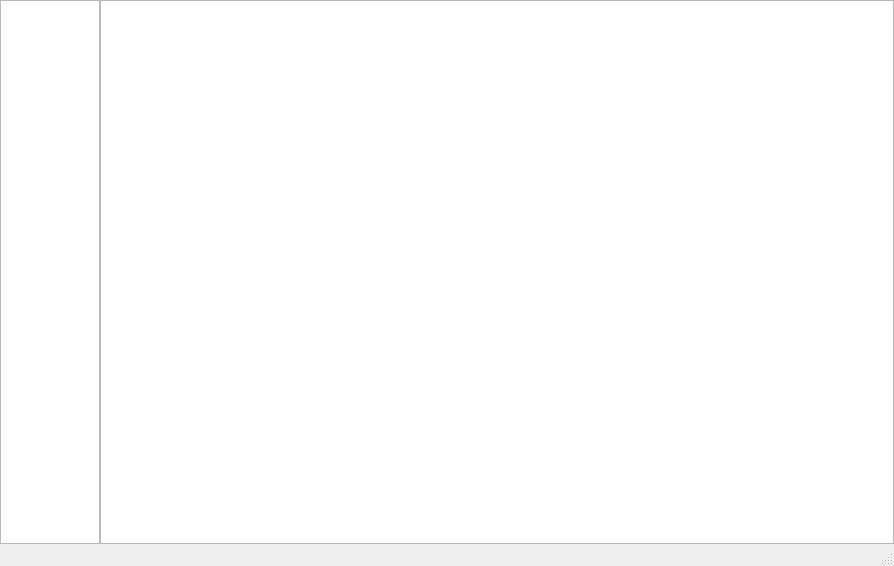
<?xml version="1.0" encoding="UTF-8"?>
<ui version="4.0">
 <class>MainWindow</class>
 <widget class="QMainWindow" name="MainWindow">
  <property name="geometry">
   <rect>
    <x>0</x>
    <y>0</y>
    <width>894</width>
    <height>566</height>
   </rect>
  </property>
  <property name="windowTitle">
   <string>工具箱</string>
  </property>
  <property name="windowIcon">
   <iconset resource="Image.qrc">
    <normaloff>:/new/prefix/image/qtools.png</normaloff>:/new/prefix/image/qtools.png</iconset>
  </property>
  <widget class="QWidget" name="centralwidget">
   <layout class="QHBoxLayout" name="horizontalLayout">
    <property name="spacing">
     <number>0</number>
    </property>
    <property name="leftMargin">
     <number>0</number>
    </property>
    <property name="topMargin">
     <number>0</number>
    </property>
    <property name="rightMargin">
     <number>0</number>
    </property>
    <property name="bottomMargin">
     <number>0</number>
    </property>
    <item alignment="Qt::AlignLeft">
     <widget class="QFrame" name="frame_2">
      <property name="frameShape">
       <enum>QFrame::StyledPanel</enum>
      </property>
      <property name="frameShadow">
       <enum>QFrame::Raised</enum>
      </property>
      <layout class="QVBoxLayout" name="verticalLayout">
       <property name="spacing">
        <number>10</number>
       </property>
       <property name="leftMargin">
        <number>0</number>
       </property>
       <property name="topMargin">
        <number>0</number>
       </property>
       <property name="rightMargin">
        <number>0</number>
       </property>
       <property name="bottomMargin">
        <number>0</number>
       </property>
       <item alignment="Qt::AlignHCenter">
        <widget class="QListView" name="ToolTags">
         <property name="autoFillBackground">
          <bool>false</bool>
         </property>
         <property name="styleSheet">
          <string notr="true">color: rgb(255, 255, 255);
border:0px;</string>
         </property>
         <property name="frameShape">
          <enum>QFrame::StyledPanel</enum>
         </property>
         <property name="sizeAdjustPolicy">
          <enum>QAbstractScrollArea::AdjustToContents</enum>
         </property>
         <property name="autoScrollMargin">
          <number>10</number>
         </property>
         <property name="alternatingRowColors">
          <bool>false</bool>
         </property>
         <property name="flow">
          <enum>QListView::TopToBottom</enum>
         </property>
         <property name="resizeMode">
          <enum>QListView::Fixed</enum>
         </property>
         <property name="uniformItemSizes">
          <bool>false</bool>
         </property>
         <property name="batchSize">
          <number>10</number>
         </property>
        </widget>
       </item>
      </layout>
     </widget>
    </item>
    <item>
     <widget class="QFrame" name="frame">
      <property name="frameShape">
       <enum>QFrame::StyledPanel</enum>
      </property>
      <property name="frameShadow">
       <enum>QFrame::Raised</enum>
      </property>
      <layout class="QGridLayout" name="gridLayout">
       <property name="leftMargin">
        <number>0</number>
       </property>
       <property name="topMargin">
        <number>0</number>
       </property>
       <property name="rightMargin">
        <number>0</number>
       </property>
       <property name="bottomMargin">
        <number>0</number>
       </property>
       <property name="spacing">
        <number>0</number>
       </property>
       <item row="0" column="0">
        <widget class="QListView" name="ToolApps">
         <property name="styleSheet">
          <string notr="true">border:0px;</string>
         </property>
         <property name="flow">
          <enum>QListView::TopToBottom</enum>
         </property>
        </widget>
       </item>
      </layout>
     </widget>
    </item>
   </layout>
  </widget>
  <widget class="QStatusBar" name="statusbar"/>
 </widget>
 <resources>
  <include location="Image.qrc"/>
 </resources>
 <connections/>
</ui>
